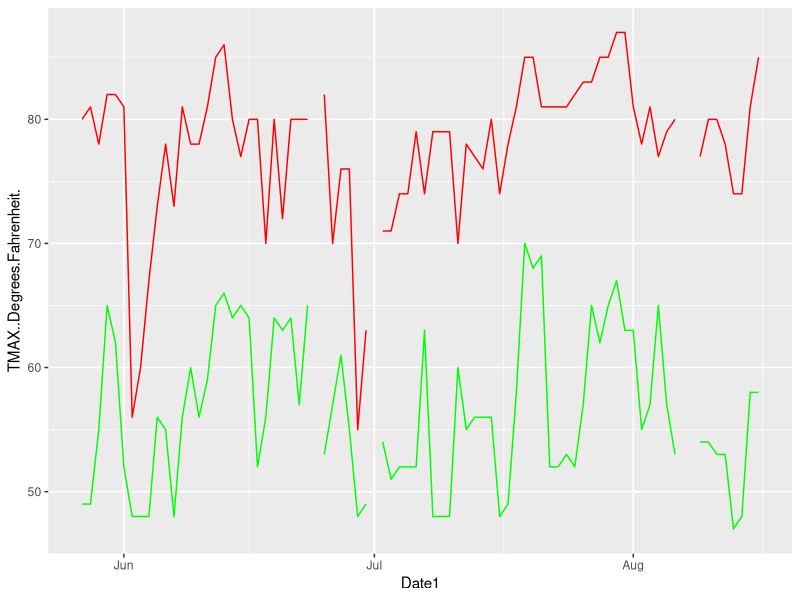
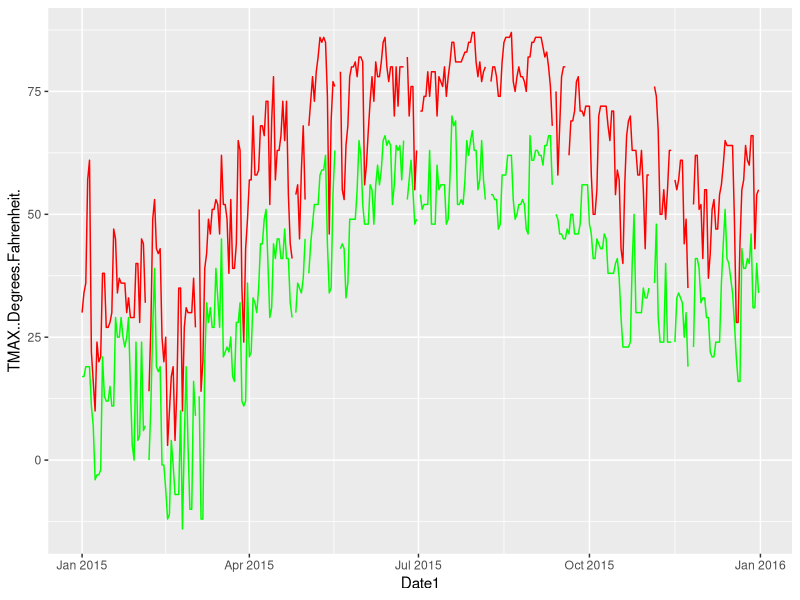
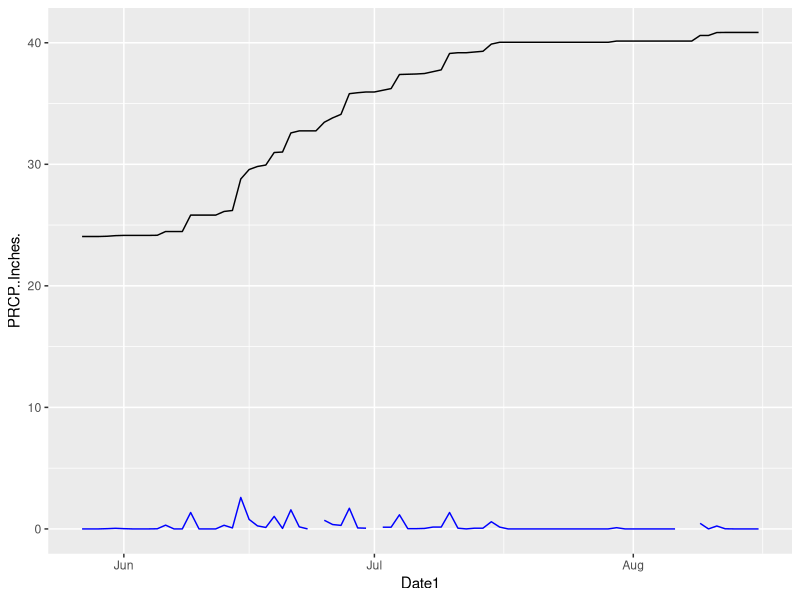
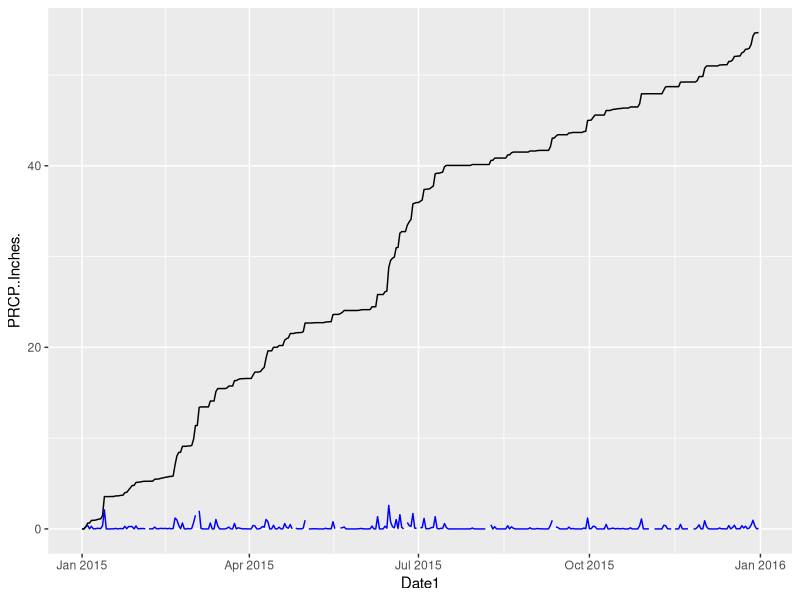
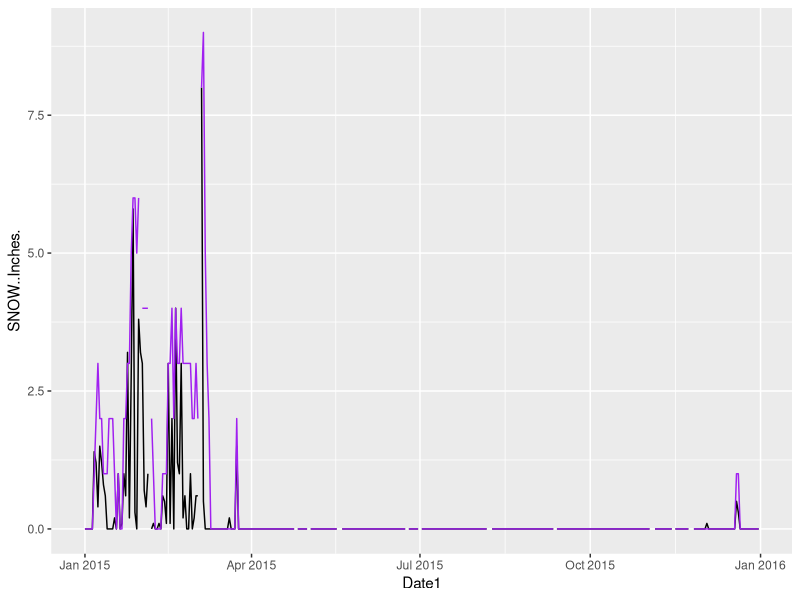
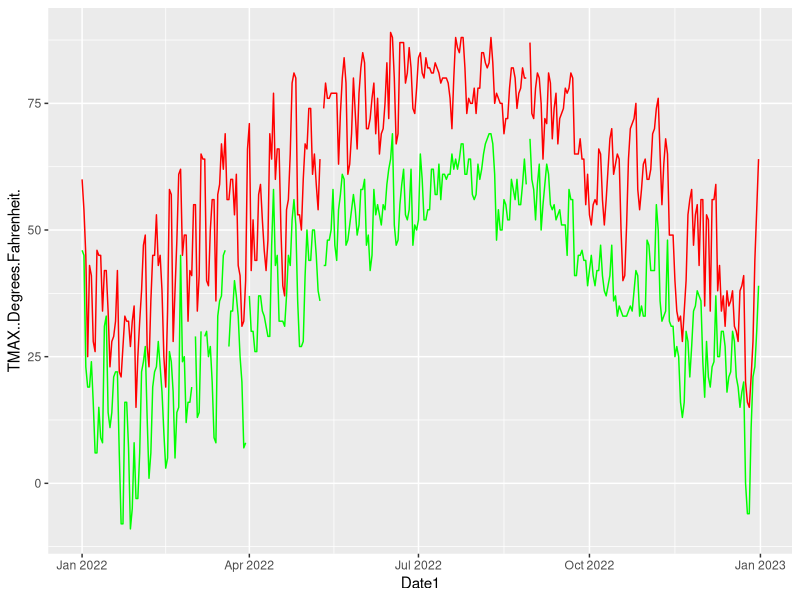
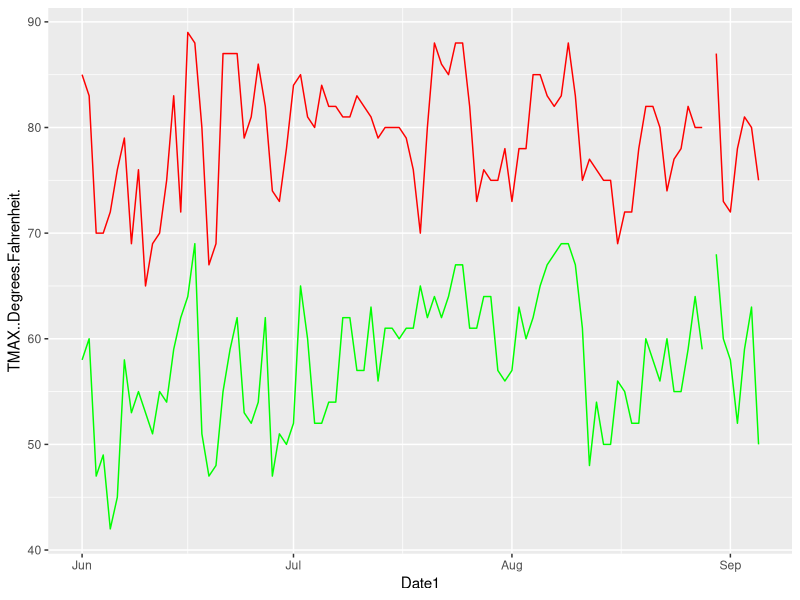
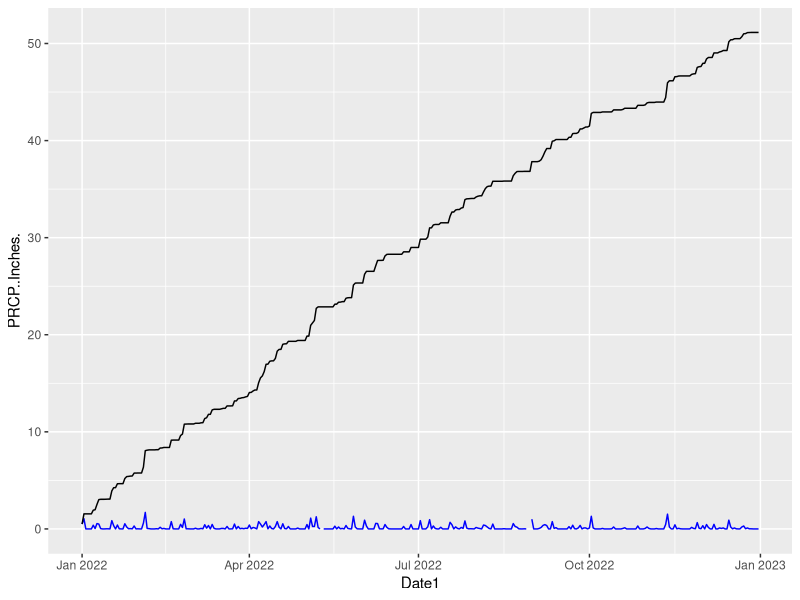

The R source for these figures, in order:
# Import weather data from near Powdermill in order to understand precipitation
# and temperature patterns

# Aaron Tayal
# March 11, 2025

library(ggplot2)
library(lubridate)
library(dplyr)

# Import data
weather <- read.csv("PNR_Raw_Data/DONEGAL 2 NW, PA US (USC00362183).csv")
head(weather)

which(weather$Date == "2015-01-01") # Jan 1st, 2015
which(weather$Date == "2015-05-27") # Traps installed May 27-28, 2015
which(weather$Date == "2015-08-17") # Traps taken down Aug 17, 2015

# Convert character strings to dates:
weather$Date1 <- ymd(weather$Date)
weather$Year <- year(weather$Date1)

# Generate a column for cumulative precipitation starting from January 1st
weather$PRCP_cumulative_inches <- rep(0, length(weather[,"Date"]))
inches <- 0
for (day in 1:length(weather[,"Date"])){
  todays_date <- weather[day, "Date1"]
  if (month(todays_date) == 1 & day(todays_date) == 1) {
    inches <- 0
  }
  if (!is.na(weather[day, "PRCP..Inches."])) {
    inches <- inches + weather[day, "PRCP..Inches."]
  }
  weather$PRCP_cumulative_inches[day] <- inches
}

# Create a subset for 2015 weather
weather_2015 <- weather %>% filter(Year == 2015)

# Create a subset for 2015 weather (just from May 27 to Aug 17)
weather_2015_cutoff <- weather %>% filter(Date1 >= ymd("2015-05-27") & 
                                     Date1 < ymd("2015-08-17"))

# Plot temperature for 2015 (just from May 27 to Aug 17):
ggplot(data=weather_2015_cutoff, aes(x=Date1)) +
  geom_line(aes(y=TMAX..Degrees.Fahrenheit.), color="red") +
  geom_line(aes(y=TMIN..Degrees.Fahrenheit.), color="green")

# Plot temperature for 2015:
ggplot(data=weather_2015, aes(x=Date1)) +
  geom_line(aes(y=TMAX..Degrees.Fahrenheit.), color="red") +
  geom_line(aes(y=TMIN..Degrees.Fahrenheit.), color="green")

# Plot precipitation for 2015 (clipped at Aug 17):
ggplot(data=weather_2015_cutoff, aes(x=Date1)) +
  geom_line(aes(y=PRCP..Inches.), color="blue") +
  geom_line(aes(y=PRCP_cumulative_inches))

# Plot precipitation for 2015:
ggplot(data=weather_2015, aes(x=Date1)) +
  geom_line(aes(y=PRCP..Inches.), color="blue") +
  geom_line(aes(y=PRCP_cumulative_inches))

# Plot snowfall in 2015:
ggplot(data=weather_2015, aes(x=Date1)) +
  geom_line(aes(y=SNOW..Inches.)) +
  geom_line(aes(y=SNWD..Inches.), color="purple") # Snow depth

# Create a subset for 2022 weather
weather_2022 <- weather %>% filter(Year == 2022)

# Create a subset for 2022 weather (just from June 1 to Sept 6)
weather_2022_cutoff <- weather %>% filter(Date1 >= ymd("2022-06-01") & 
                                            Date1 < ymd("2022-09-6"))

# Plot temperature for 2022:
ggplot(data=weather_2022, aes(x=Date1)) +
  geom_line(aes(y=TMAX..Degrees.Fahrenheit.), color="red") +
  geom_line(aes(y=TMIN..Degrees.Fahrenheit.), color="green")

# Plot temperature for 2022 (clipped at Sept 6)
ggplot(data=weather_2022_cutoff, aes(x=Date1)) +
  geom_line(aes(y=TMAX..Degrees.Fahrenheit.), color="red") +
  geom_line(aes(y=TMIN..Degrees.Fahrenheit.), color="green")

# Plot precipitation for 2022:
ggplot(data=weather_2022, aes(x=Date1)) +
  geom_line(aes(y=PRCP..Inches.), color="blue") +
  geom_line(aes(y=PRCP_cumulative_inches))

# Plot precipitation for 2022 (clipped at Sept 6):
ggplot(data=weather_2022_cutoff, aes(x=Date1)) +
  geom_line(aes(y=PRCP..Inches.), color="blue") +
  geom_line(aes(y=PRCP_cumulative_inches))

# Plot snowfall in 2022:
ggplot(data=weather_2022, aes(x=Date1)) +
  geom_line(aes(y=SNOW..Inches.)) +
  geom_line(aes(y=SNWD..Inches.), color="purple") # Snow depth

# Create a subset of weather from 2012 through 2022:
weather_2012_2022 <- weather %>% filter(Date1 >= ymd("2012-01-01") & 
                     Date1 < ymd("2023-01-01"))

# plot precipitation from 2012 through 2022
ggplot(data=weather_2012_2022, aes(x=Date1)) +
  geom_line(aes(y=PRCP..Inches.), color="blue") +
  geom_line(aes(y=PRCP_cumulative_inches))

# Create a subset of Dec 31st of each year from 2012 to 2023:
weather_dec_31st <- weather %>% filter(Year>2011 & Year<2024 & day(Date1)==31
                                       & month(Date1)==12)

# now summarize the annual precipitation:
summary(weather_dec_31st$PRCP_cumulative_inches)



